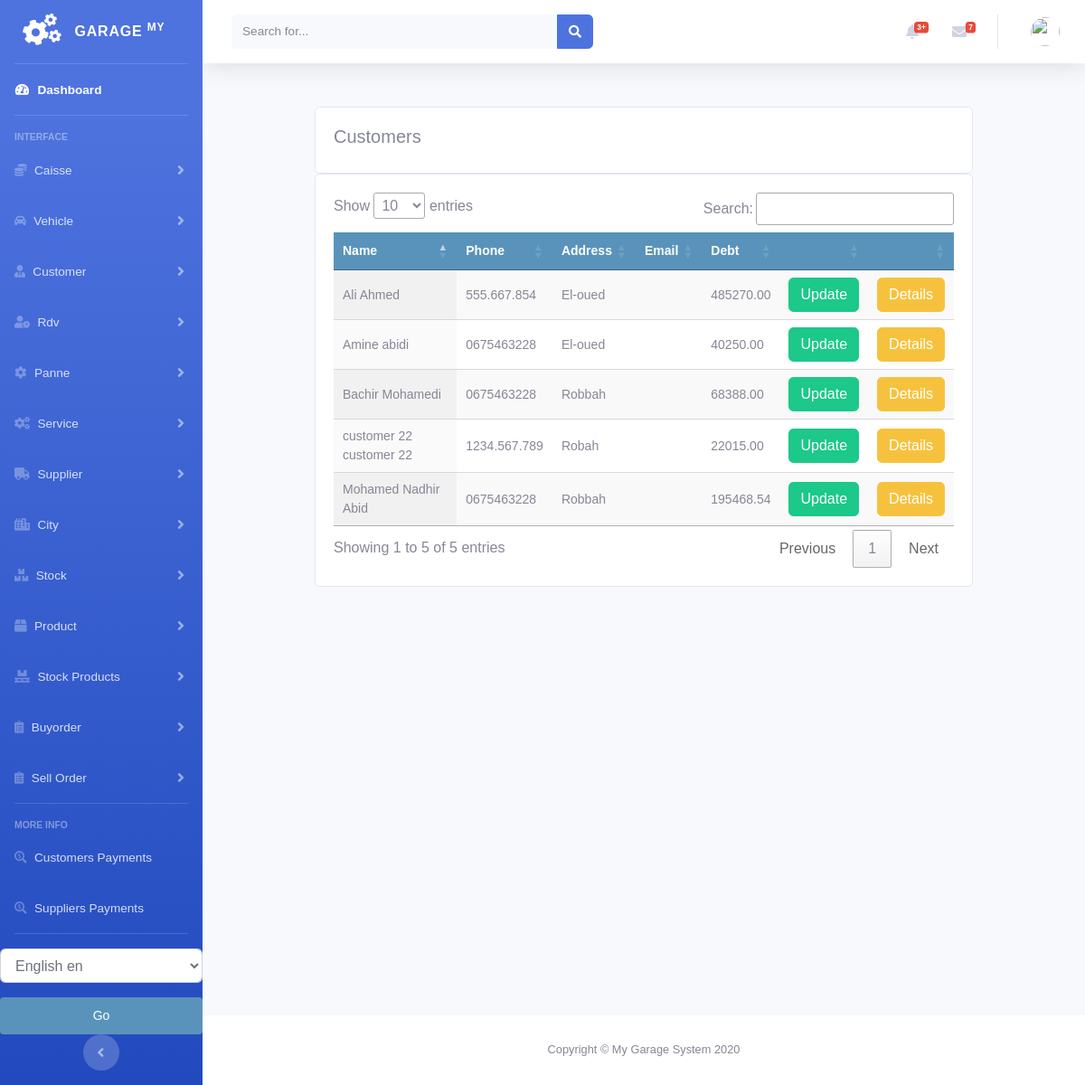
Page /customer/customer_list on the earlier database version.
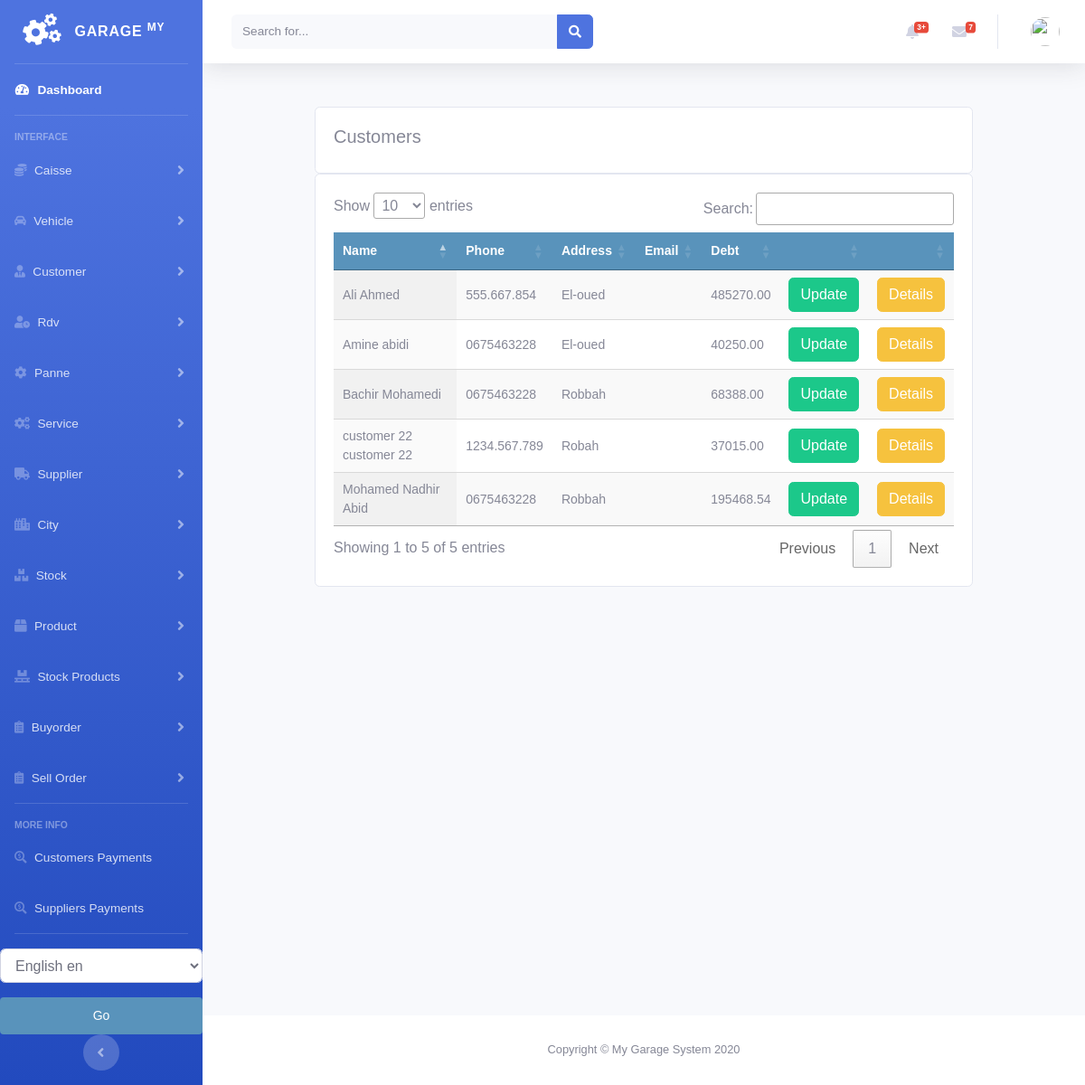
Same page on the later database version.
### customer/models.py (models this page shows, shortened)
class Customer(models.Model):
    firstname = models.CharField(max_length=250, null=True)
    lastname = models.CharField(max_length=250, null=True)
    address = models.CharField(max_length=200, null=True)
    phone = models.CharField(max_length=200, null=True)
    date_created = models.DateTimeField(auto_now_add=True, null=True)
    date_updated = models.DateTimeField(auto_now=True)
    date_joined = models.DateField(null=True)
    enterprise = models.BooleanField(default=False)
    debt = models.DecimalField(max_digits=10, decimal_places=2, null=True, default=0)

### customer/views.py (the view)
# urls.py: path('customer_list', views.customer_list, name='customer_list'),
def customer_list(request):
    customers = Customer.objects.all()
    context = {
        'customers': customers
    }
    return render(request, 'customer/list_customer.html', context)

### customer/templates/customer/list_customer.html (shortened to what this page needs)
{% extends 'home.html' %}
{% load static %}
{% load i18n %}
{% block content %}
<br>
<div class="container">
    <div class="row">
        <div class="col-md">
            <div class="card card-body">
                <h5>{% trans "Customers" %}</h5>
            </div>
            <div class="card card-body">
                <table id="table_id" class="display text-center">
                    <thead>
                    <tr>
                        <th>{% trans "Name" %}</th>
                        <th>{% trans "Phone" %}</th>
                        <th>{% trans "Address" %}</th>
                        <th>{% trans "Email" %}</th>
                        <th>{% trans "Debt" %}</th>
                        <th></th>
                        <th></th>
                    </tr>
                    </thead>
                    <tbody>
                    {% for customer in customers %}
                    <tr>
                        <td>
                            {{customer.firstname}} {{customer.lastname}}
                        </td>
                        <td>
                            {{customer.phone}}
                        </td>
                        <td>
                            {{customer.address}}
                        </td>
                        <td>
                        </td>
                        <td>
                            {{customer.debt}}
                        </td>
                        <td>
                            <a class="btn btn-success "
                               href="{% url 'customer:update_customer' customer.id %}">{% trans "Update" %}</a>
                        </td>
                        <td>
                            <a class="btn btn-warning "
                               href="{% url 'customer:customer_detail' customer.id %}">{% trans "Details" %}</a>
                        </td>
                    </tr>
                    {% endfor %}
                    </tbody>
                </table>
            </div>
        </div>
    </div>
</div>
{% endblock %}
{% block jsscript %}
<link rel="stylesheet" type="text/css" href="https://cdn.datatables.net/1.10.22/css/jquery.dataTables.css">
{% endblock %}

Differences in the rows shown:
changed Customer "customer 22": debt "22015.00" → "37015.00"
